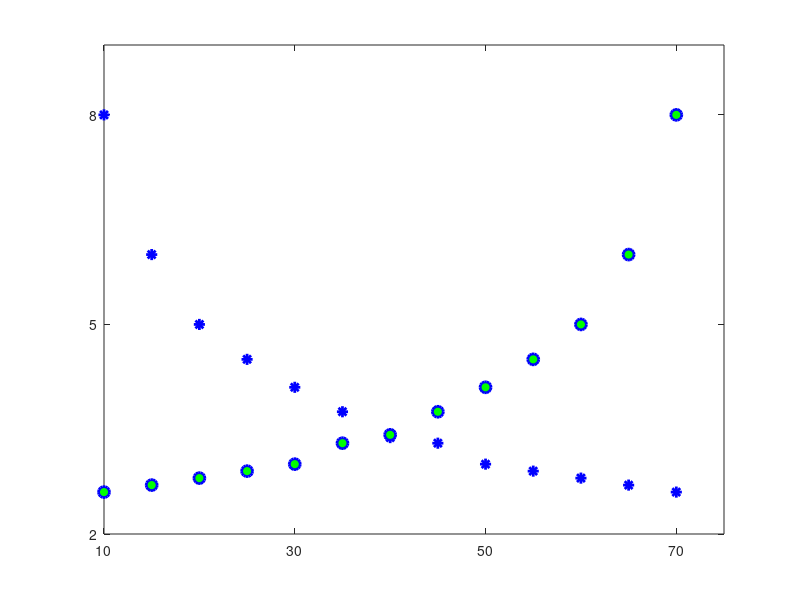

Here is the MATLAB script that generated this plot: (Note: this script raises an error after producing the figure.)
clc;
clear all;


AVB_Idle_A = 10:5:70;
AVB_Idle_B = 10:5:70;

AVB_delay_A = [800 600 500 450 410 375 338 330 300 290 280 270 260]*0.01 ;


AVB_delay_B = [260 270 280 290 300 330 342 375 410 450 500 600 800]*0.01;
% 

plot(AVB_Idle_A,AVB_delay_A,'*',...
     'LineWidth',2,...
    'MarkerSize',8,... 
     'MarkerEdgeColor','b',...
      'MarkerFaceColor','r');
hold on
  
  plot(AVB_Idle_B,AVB_delay_B,'o',...       
    'LineWidth',2,...              % Marker Line Width
    'MarkerSize',8,...            % Marker Size
    'MarkerEdgeColor','b',...      % Marker Edge Color
    'MarkerFaceColor','g');        % Marker face color 


%plot(AVB_Idle_A,AVB_delay_A,'*',AVB_Idle_B,AVB_delay_B,'^')
hold off


xlim([10 75])                % X-Axis Limit 
ylim([2.00 9.00])              % Y-Axis Limit
xticks(10:20:70);     % Increment Limit in the X-Axis
yticks(2.00:3.00:9.00);         % Increment Limit in the Y-Axis


% properties of XTickLabel
 ax=gca;
 a = get(gca,'XTickLabel');
 ax.Color = 'w'; % Backgroud color 
 ax.FontName = 'Times New Roman'; %Front of the XTickLabel
 ax.FontWeight='bold';  % Front type of the XTickLabel
 ax.FontSize=12;         % Front size of the XTickLabel
 ax.FontAngle='normal';  % front type, Can be 'italic'
 ax.TickDir='in';        % line tik , can be 'out';'both'

  %%
% properties of YTickLabel
 ax=gca;
 a = get(gca,'YTickLabel');
 ax.Color = 'w'; % Backgroud color 
 ax.FontName = 'Times New Roman';%Front of the YTickLabel
 ax.FontWeight='bold';% Front type of the YTickLabel
 ax.FontSize=12;% Front size of the YTickLabel
 ax.FontAngle='normal';% front type, Can be 'italic'
 ax.TickDir='in'; % line tik , can be 'out';'both'

%%
% Properties of X-Label
xlab=xlabel('Idle Slope/Mbps'); % Text Title of the X-Label
xlab.FontSize=12;                      % Text Front Size of the X-Label
xlab.FontName=('Times New Roman');     % Text Type of front for X-Label
xlab.FontWeight='bold';                % Text Type of front, can be 'normal'
xlab.Color=('k');                      % Text color of the X-Label
ax.XAxis.LineWidth = 1.5;                % Width of the X-Axis Line Bar
ax.XAxis.Color = 'k';                  % Color of the X-Axis Line Bar

%%
% Properties of Y-Label
ylab=ylabel('WCDs(ms)'); % Text Title of the Y-Label
ylab.FontSize=12;                         % Text Front Size of the Y-Label
ylab.FontName=('Times New Roman');        % Text Type of front for Y-Label
ylab.FontWeight='bold';                   % Text Type of front, can be 'normal'
ylab.Color=('k');                         % Text color of the Y-Label
ax.YAxis.LineWidth = 1.5;                 % Width of the Y-Axis Line Bar
ax.YAxis.Color = 'k';     
%%
%%
% properties of the Legend
h=legend('\boldmath $ Class $ \boldmath $ A $','\boldmath $ Class $ \boldmath $ B $'); % Legend name inside the box
%h = legend('\boldmath$\bar{\delta}$');
set(h, 'Interpreter', 'latex','FontName','Time New Roman');
% h.FontSize = 18;              % Text Frontsize of the legend
 %h.FontName='Time New Roman'; % Text Frontname of the legend
% h.TextColor='k';              % Text color in the legend
% h.Location='East';    % Position of the Legend
% h.FontWeight='bold';          % Text Legend front
% h.EdgeColor='k';              % Legend box color
% h.LineWidth =1.5;             % Width of the box outline
% h.Orientation='vertical';     % Oriention of the legend 'horizontal'
% h.Box='on'; % Legend box 'boxoff'
% lgd.Title.FontSize = 14; % Text Front size of the legend title
% lgd.Title.String='My Legend Title'; % Title of the Legend
% lgd.Numcilumns=2;  % Number of coloumns for the legend